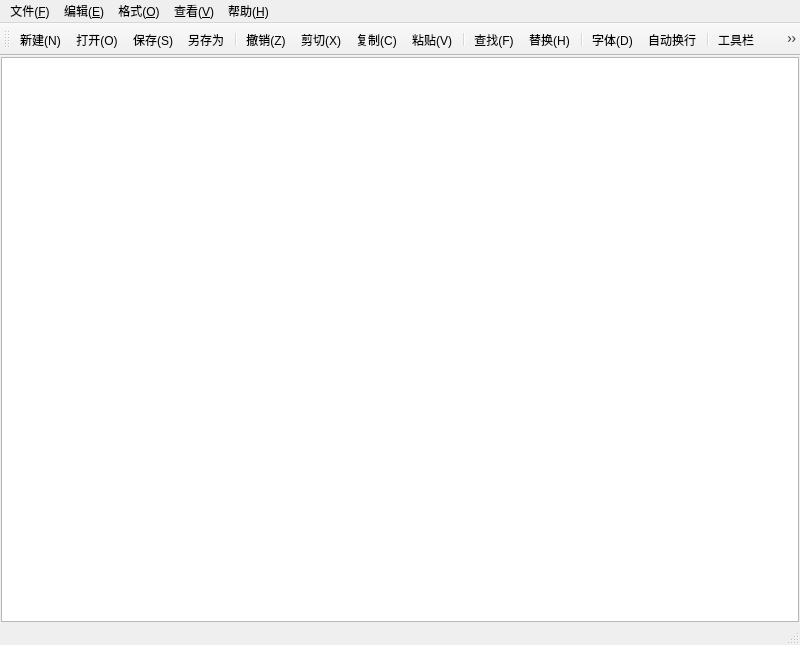
<?xml version="1.0" encoding="UTF-8"?>
<ui version="4.0">
 <class>MainWindow</class>
 <widget class="QMainWindow" name="MainWindow">
  <property name="geometry">
   <rect>
    <x>0</x>
    <y>0</y>
    <width>800</width>
    <height>645</height>
   </rect>
  </property>
  <property name="windowTitle">
   <string>MainWindow</string>
  </property>
  <widget class="QWidget" name="centralwidget">
   <layout class="QVBoxLayout" name="verticalLayout">
    <property name="spacing">
     <number>1</number>
    </property>
    <property name="leftMargin">
     <number>1</number>
    </property>
    <property name="topMargin">
     <number>1</number>
    </property>
    <property name="rightMargin">
     <number>1</number>
    </property>
    <property name="bottomMargin">
     <number>1</number>
    </property>
    <item>
     <widget class="CodeEditor" name="textEdit"/>
    </item>
   </layout>
  </widget>
  <widget class="QMenuBar" name="menubar">
   <property name="geometry">
    <rect>
     <x>0</x>
     <y>0</y>
     <width>800</width>
     <height>21</height>
    </rect>
   </property>
   <widget class="QMenu" name="menu">
    <property name="title">
     <string>文件(&amp;F)</string>
    </property>
    <addaction name="actionOpen"/>
    <addaction name="actionNew"/>
    <addaction name="actionSave"/>
    <addaction name="actionSaveAs"/>
   </widget>
   <widget class="QMenu" name="menu_E">
    <property name="title">
     <string>编辑(&amp;E)</string>
    </property>
    <addaction name="actionCut"/>
    <addaction name="actionUndo"/>
    <addaction name="actionCopy"/>
    <addaction name="actionPaste"/>
   </widget>
   <widget class="QMenu" name="menu_O">
    <property name="title">
     <string>格式(&amp;O)</string>
    </property>
    <addaction name="actionFont"/>
    <addaction name="actionWrap"/>
    <addaction name="actionListNumber"/>
    <addaction name="actionFontcolor"/>
    <addaction name="actionbackcolor"/>
    <addaction name="actionfgbclolor"/>
   </widget>
   <widget class="QMenu" name="menu_V">
    <property name="title">
     <string>查看(&amp;V)</string>
    </property>
    <addaction name="actionStatusBar"/>
    <addaction name="actionToolBar"/>
   </widget>
   <widget class="QMenu" name="menu_H">
    <property name="title">
     <string>帮助(&amp;H)</string>
    </property>
    <addaction name="actionFind"/>
    <addaction name="actionReplace"/>
    <addaction name="actionAbout"/>
    <addaction name="actionExit"/>
   </widget>
   <addaction name="menu"/>
   <addaction name="menu_E"/>
   <addaction name="menu_O"/>
   <addaction name="menu_V"/>
   <addaction name="menu_H"/>
  </widget>
  <widget class="QStatusBar" name="statusbar"/>
  <widget class="QToolBar" name="toolBar">
   <property name="windowTitle">
    <string>toolBar</string>
   </property>
   <attribute name="toolBarArea">
    <enum>TopToolBarArea</enum>
   </attribute>
   <attribute name="toolBarBreak">
    <bool>false</bool>
   </attribute>
   <addaction name="actionNew"/>
   <addaction name="actionOpen"/>
   <addaction name="actionSave"/>
   <addaction name="actionSaveAs"/>
   <addaction name="separator"/>
   <addaction name="actionUndo"/>
   <addaction name="actionCut"/>
   <addaction name="actionCopy"/>
   <addaction name="actionPaste"/>
   <addaction name="separator"/>
   <addaction name="actionFind"/>
   <addaction name="actionReplace"/>
   <addaction name="separator"/>
   <addaction name="actionFont"/>
   <addaction name="actionWrap"/>
   <addaction name="separator"/>
   <addaction name="actionToolBar"/>
   <addaction name="action_redo"/>
   <addaction name="actionStatusBar"/>
   <addaction name="actionSelectAll"/>
   <addaction name="actionListNumber"/>
   <addaction name="actionAddBookmark"/>
   <addaction name="actionShowBookmarks"/>
  </widget>
  <action name="actionNew">
   <property name="icon">
    <iconset resource="res.qrc">
     <normaloff>:/img/newfile_FILL0_wght400_GRAD0_opsz24.png</normaloff>:/img/newfile_FILL0_wght400_GRAD0_opsz24.png</iconset>
   </property>
   <property name="text">
    <string>新建(&amp;N)</string>
   </property>
   <property name="toolTip">
    <string>新建</string>
   </property>
   <property name="shortcut">
    <string>Ctrl+N</string>
   </property>
  </action>
  <action name="actionOpen">
   <property name="icon">
    <iconset resource="res.qrc">
     <normaloff>:/img/folder_open_FILL0_wght400_GRAD0_opsz24.png</normaloff>:/img/folder_open_FILL0_wght400_GRAD0_opsz24.png</iconset>
   </property>
   <property name="text">
    <string>打开(&amp;O)</string>
   </property>
   <property name="toolTip">
    <string>打开</string>
   </property>
   <property name="shortcut">
    <string>Ctrl+O</string>
   </property>
  </action>
  <action name="actionSave">
   <property name="icon">
    <iconset resource="res.qrc">
     <normaloff>:/img/save_FILL0_wght400_GRAD0_opsz24.png</normaloff>:/img/save_FILL0_wght400_GRAD0_opsz24.png</iconset>
   </property>
   <property name="text">
    <string>保存(&amp;S)</string>
   </property>
   <property name="toolTip">
    <string>保存</string>
   </property>
   <property name="shortcut">
    <string>Ctrl+S</string>
   </property>
  </action>
  <action name="actionSaveAs">
   <property name="icon">
    <iconset resource="res.qrc">
     <normaloff>:/img/save_as_FILL0_wght400_GRAD0_opsz24.png</normaloff>:/img/save_as_FILL0_wght400_GRAD0_opsz24.png</iconset>
   </property>
   <property name="text">
    <string>另存为</string>
   </property>
   <property name="toolTip">
    <string>另存为</string>
   </property>
  </action>
  <action name="actionExit">
   <property name="text">
    <string>退出(&amp;X)</string>
   </property>
   <property name="toolTip">
    <string>退出</string>
   </property>
   <property name="shortcut">
    <string>Ctrl+X</string>
   </property>
  </action>
  <action name="actionUndo">
   <property name="icon">
    <iconset resource="res.qrc">
     <normaloff>:/img/undo_FILL0_wght400_GRAD0_opsz24.png</normaloff>:/img/undo_FILL0_wght400_GRAD0_opsz24.png</iconset>
   </property>
   <property name="text">
    <string>撤销(&amp;Z)</string>
   </property>
   <property name="toolTip">
    <string>撤销</string>
   </property>
   <property name="shortcut">
    <string>Ctrl+Z</string>
   </property>
  </action>
  <action name="actionCut">
   <property name="icon">
    <iconset resource="res.qrc">
     <normaloff>:/img/cut_FILL0_wght400_GRAD0_opsz24.png</normaloff>:/img/cut_FILL0_wght400_GRAD0_opsz24.png</iconset>
   </property>
   <property name="text">
    <string>剪切(&amp;X)</string>
   </property>
   <property name="toolTip">
    <string>剪切</string>
   </property>
   <property name="shortcut">
    <string>Ctrl+X</string>
   </property>
  </action>
  <action name="actionCopy">
   <property name="icon">
    <iconset resource="res.qrc">
     <normaloff>:/img/folder_copy_FILL0_wght400_GRAD0_opsz24.png</normaloff>:/img/folder_copy_FILL0_wght400_GRAD0_opsz24.png</iconset>
   </property>
   <property name="text">
    <string>复制(&amp;C)</string>
   </property>
   <property name="toolTip">
    <string>复制</string>
   </property>
   <property name="shortcut">
    <string>Ctrl+C</string>
   </property>
  </action>
  <action name="actionPaste">
   <property name="icon">
    <iconset resource="res.qrc">
     <normaloff>:/img/content_paste_FILL0_wght400_GRAD0_opsz24.png</normaloff>:/img/content_paste_FILL0_wght400_GRAD0_opsz24.png</iconset>
   </property>
   <property name="text">
    <string>粘贴(&amp;V)</string>
   </property>
   <property name="toolTip">
    <string>粘贴</string>
   </property>
   <property name="shortcut">
    <string>Ctrl+V</string>
   </property>
  </action>
  <action name="actionFind">
   <property name="icon">
    <iconset resource="res.qrc">
     <normaloff>:/img/search_FILL0_wght400_GRAD0_opsz24.png</normaloff>:/img/search_FILL0_wght400_GRAD0_opsz24.png</iconset>
   </property>
   <property name="text">
    <string>查找(&amp;F)</string>
   </property>
   <property name="toolTip">
    <string>查找</string>
   </property>
   <property name="shortcut">
    <string>Ctrl+F</string>
   </property>
  </action>
  <action name="actionReplace">
   <property name="icon">
    <iconset resource="res.qrc">
     <normaloff>:/img/find_replace_FILL0_wght400_GRAD0_opsz24.png</normaloff>:/img/find_replace_FILL0_wght400_GRAD0_opsz24.png</iconset>
   </property>
   <property name="text">
    <string>替换(&amp;H)</string>
   </property>
   <property name="toolTip">
    <string>替换</string>
   </property>
   <property name="shortcut">
    <string>Ctrl+H</string>
   </property>
  </action>
  <action name="actionFont">
   <property name="icon">
    <iconset resource="res.qrc">
     <normaloff>:/img/text_fields_FILL0_wght400_GRAD0_opsz24.png</normaloff>:/img/text_fields_FILL0_wght400_GRAD0_opsz24.png</iconset>
   </property>
   <property name="text">
    <string>字体(&amp;D)</string>
   </property>
   <property name="toolTip">
    <string>字体</string>
   </property>
   <property name="shortcut">
    <string>Alt+D</string>
   </property>
  </action>
  <action name="actionWrap">
   <property name="checkable">
    <bool>true</bool>
   </property>
   <property name="icon">
    <iconset resource="res.qrc">
     <normaloff>:/img/wrap_text_FILL0_wght400_GRAD0_opsz24.png</normaloff>:/img/wrap_text_FILL0_wght400_GRAD0_opsz24.png</iconset>
   </property>
   <property name="text">
    <string>自动换行</string>
   </property>
   <property name="toolTip">
    <string>自动换行</string>
   </property>
  </action>
  <action name="actionToolBar">
   <property name="checkable">
    <bool>true</bool>
   </property>
   <property name="icon">
    <iconset resource="res.qrc">
     <normaloff>:/img/build_FILL0_wght400_GRAD0_opsz24.svg</normaloff>:/img/build_FILL0_wght400_GRAD0_opsz24.svg</iconset>
   </property>
   <property name="text">
    <string>工具栏</string>
   </property>
  </action>
  <action name="actionStatusBar">
   <property name="checkable">
    <bool>true</bool>
   </property>
   <property name="icon">
    <iconset resource="res.qrc">
     <normaloff>:/img/detector_status_FILL0_wght400_GRAD0_opsz24.png</normaloff>:/img/detector_status_FILL0_wght400_GRAD0_opsz24.png</iconset>
   </property>
   <property name="text">
    <string>状态栏</string>
   </property>
   <property name="toolTip">
    <string>状态栏</string>
   </property>
  </action>
  <action name="action_redo">
   <property name="icon">
    <iconset resource="res.qrc">
     <normaloff>:/img/redo_FILL0_wght400_GRAD0_opsz24.png</normaloff>:/img/redo_FILL0_wght400_GRAD0_opsz24.png</iconset>
   </property>
   <property name="text">
    <string>redo</string>
   </property>
   <property name="toolTip">
    <string>redo</string>
   </property>
   <property name="shortcut">
    <string>Ctrl+Shift+Y</string>
   </property>
  </action>
  <action name="actionSelectAll">
   <property name="icon">
    <iconset resource="res.qrc">
     <normaloff>:/img/select_all_FILL0_wght400_GRAD0_opsz24.png</normaloff>:/img/select_all_FILL0_wght400_GRAD0_opsz24.png</iconset>
   </property>
   <property name="text">
    <string>全选(&amp;A)</string>
   </property>
   <property name="toolTip">
    <string>全选</string>
   </property>
   <property name="shortcut">
    <string>Ctrl+A</string>
   </property>
  </action>
  <action name="actionListNumber">
   <property name="checkable">
    <bool>true</bool>
   </property>
   <property name="icon">
    <iconset resource="res.qrc">
     <normaloff>:/img/format_list_numbered_FILL0_wght400_GRAD0_opsz24.png</normaloff>:/img/format_list_numbered_FILL0_wght400_GRAD0_opsz24.png</iconset>
   </property>
   <property name="text">
    <string>行号</string>
   </property>
   <property name="toolTip">
    <string>行号</string>
   </property>
  </action>
  <action name="actionAbout">
   <property name="text">
    <string>关于(&amp;A)</string>
   </property>
   <property name="toolTip">
    <string>关于</string>
   </property>
   <property name="shortcut">
    <string>Ctrl+A</string>
   </property>
  </action>
  <action name="actionFontcolor">
   <property name="text">
    <string>字体颜色</string>
   </property>
   <property name="toolTip">
    <string>字体颜色</string>
   </property>
  </action>
  <action name="actionbackcolor">
   <property name="text">
    <string>编辑器背景颜色</string>
   </property>
   <property name="toolTip">
    <string>编辑器背景颜色</string>
   </property>
  </action>
  <action name="actionfgbclolor">
   <property name="text">
    <string>字体背景颜色</string>
   </property>
   <property name="toolTip">
    <string>字体背景颜色</string>
   </property>
  </action>
  <action name="actionAddBookmark">
   <property name="icon">
    <iconset resource="res.qrc">
     <normaloff>:/img/shuqian.jpg</normaloff>:/img/shuqian.jpg</iconset>
   </property>
   <property name="text">
    <string>添加书签</string>
   </property>
  </action>
  <action name="actionShowBookmarks">
   <property name="icon">
    <iconset resource="res.qrc">
     <normaloff>:/img/书签.png</normaloff>:/img/书签.png</iconset>
   </property>
   <property name="text">
    <string>书签</string>
   </property>
  </action>
 </widget>
 <customwidgets>
  <customwidget>
   <class>CodeEditor</class>
   <extends>QPlainTextEdit</extends>
   <header location="global">codeeditor.h</header>
  </customwidget>
 </customwidgets>
 <resources>
  <include location="res.qrc"/>
 </resources>
 <connections/>
</ui>
